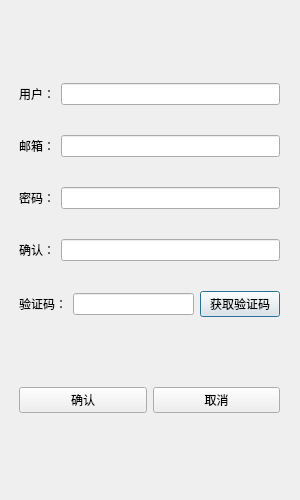
<?xml version="1.0" encoding="UTF-8"?>
<ui version="4.0">
 <class>RegisterDialog</class>
 <widget class="QDialog" name="RegisterDialog">
  <property name="geometry">
   <rect>
    <x>0</x>
    <y>0</y>
    <width>300</width>
    <height>500</height>
   </rect>
  </property>
  <property name="minimumSize">
   <size>
    <width>300</width>
    <height>500</height>
   </size>
  </property>
  <property name="maximumSize">
   <size>
    <width>300</width>
    <height>500</height>
   </size>
  </property>
  <property name="windowTitle">
   <string>Dialog</string>
  </property>
  <widget class="QWidget" name="verticalLayoutWidget">
   <property name="geometry">
    <rect>
     <x>9</x>
     <y>9</y>
     <width>281</width>
     <height>481</height>
    </rect>
   </property>
   <layout class="QVBoxLayout" name="verticalLayout">
    <property name="leftMargin">
     <number>10</number>
    </property>
    <property name="topMargin">
     <number>10</number>
    </property>
    <property name="rightMargin">
     <number>10</number>
    </property>
    <property name="bottomMargin">
     <number>10</number>
    </property>
    <item>
     <spacer name="verticalSpacer">
      <property name="orientation">
       <enum>Qt::Vertical</enum>
      </property>
      <property name="sizeType">
       <enum>QSizePolicy::Minimum</enum>
      </property>
      <property name="sizeHint" stdset="0">
       <size>
        <width>20</width>
        <height>40</height>
       </size>
      </property>
     </spacer>
    </item>
    <item>
     <layout class="QHBoxLayout" name="horizontalLayout_12">
      <item>
       <widget class="QLabel" name="label_7">
        <property name="text">
         <string>用户：</string>
        </property>
       </widget>
      </item>
      <item>
       <widget class="QLineEdit" name="lineEdit"/>
      </item>
     </layout>
    </item>
    <item>
     <layout class="QHBoxLayout" name="horizontalLayout_11">
      <item>
       <widget class="QLabel" name="label_6">
        <property name="text">
         <string>邮箱：</string>
        </property>
       </widget>
      </item>
      <item>
       <widget class="QLineEdit" name="lineEdit_2"/>
      </item>
     </layout>
    </item>
    <item>
     <layout class="QHBoxLayout" name="horizontalLayout_10">
      <item>
       <widget class="QLabel" name="label_5">
        <property name="text">
         <string>密码：</string>
        </property>
       </widget>
      </item>
      <item>
       <widget class="QLineEdit" name="lineEdit_3"/>
      </item>
     </layout>
    </item>
    <item>
     <layout class="QHBoxLayout" name="horizontalLayout">
      <item>
       <widget class="QLabel" name="label">
        <property name="text">
         <string>确认：</string>
        </property>
       </widget>
      </item>
      <item>
       <widget class="QLineEdit" name="lineEdit_4"/>
      </item>
     </layout>
    </item>
    <item>
     <layout class="QHBoxLayout" name="horizontalLayout_9">
      <item>
       <widget class="QLabel" name="label_4">
        <property name="text">
         <string>验证码：</string>
        </property>
       </widget>
      </item>
      <item>
       <widget class="QLineEdit" name="lineEdit_5"/>
      </item>
      <item>
       <widget class="QPushButton" name="pushButton_3">
        <property name="text">
         <string>获取验证码</string>
        </property>
       </widget>
      </item>
     </layout>
    </item>
    <item>
     <spacer name="verticalSpacer_2">
      <property name="orientation">
       <enum>Qt::Vertical</enum>
      </property>
      <property name="sizeType">
       <enum>QSizePolicy::Minimum</enum>
      </property>
      <property name="sizeHint" stdset="0">
       <size>
        <width>20</width>
        <height>40</height>
       </size>
      </property>
     </spacer>
    </item>
    <item>
     <layout class="QHBoxLayout" name="horizontalLayout_13">
      <item>
       <widget class="QPushButton" name="pushButton">
        <property name="text">
         <string>确认</string>
        </property>
       </widget>
      </item>
      <item>
       <widget class="QPushButton" name="log_btn">
        <property name="text">
         <string>取消</string>
        </property>
       </widget>
      </item>
     </layout>
    </item>
    <item>
     <spacer name="verticalSpacer_3">
      <property name="orientation">
       <enum>Qt::Vertical</enum>
      </property>
      <property name="sizeType">
       <enum>QSizePolicy::Minimum</enum>
      </property>
      <property name="sizeHint" stdset="0">
       <size>
        <width>20</width>
        <height>40</height>
       </size>
      </property>
     </spacer>
    </item>
   </layout>
  </widget>
 </widget>
 <resources/>
 <connections/>
</ui>
